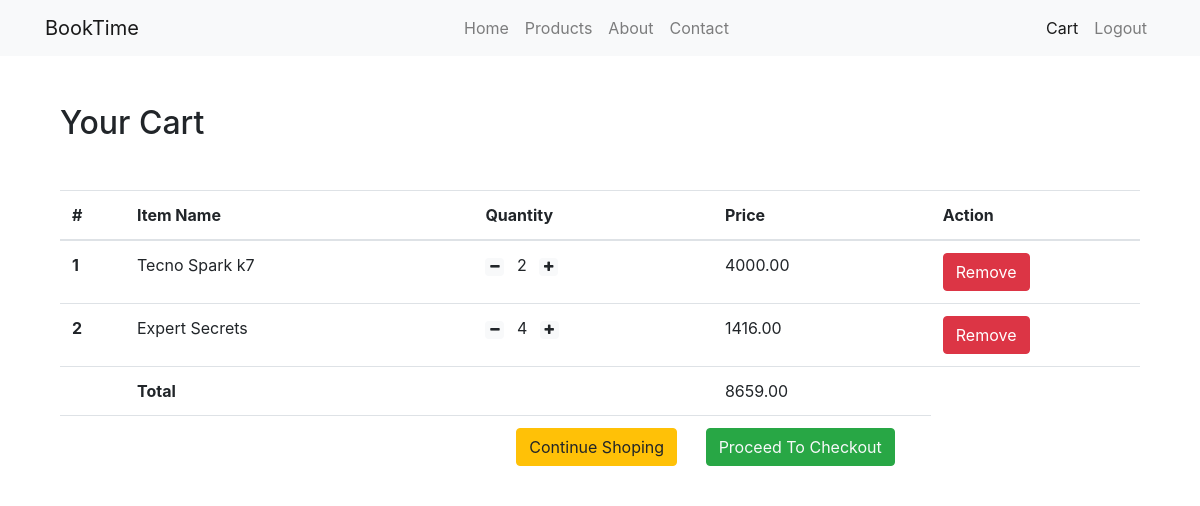
Page /cart/ (signed in) on the earlier database version.
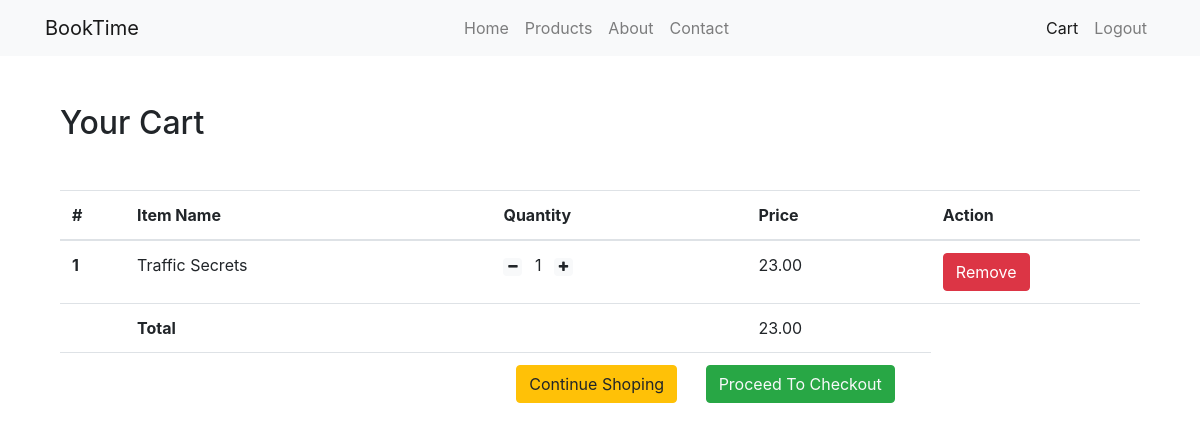
Same page on the later database version.
### cart/models.py (models this page shows, shortened)
class Cart(models.Model):
    user = models.ForeignKey(get_user_model(), on_delete=models.CASCADE)
    ordered = models.BooleanField(default=False)
    item = models.ForeignKey(Product, on_delete=models.CASCADE)
    quantity = models.IntegerField(default=1)
    created = models.DateTimeField(auto_now_add=True)
    def get_total_item_price(self):
        return self.item.price * self.quantity

class Order(models.Model):
    user = models.ForeignKey(get_user_model(), on_delete=models.CASCADE)
    order_items  = models.ManyToManyField(Cart)
    ordered = models.BooleanField(default=False)
    start_date = models.DateTimeField(auto_now_add=True)
    ordered_date = models.DateTimeField(blank=True, null=True)
    shipping_address = models.ForeignKey(
        Address, related_name='shipping_address', on_delete=models.SET_NULL, blank=True, null=True)
    billing_address = models.ForeignKey(
        Address, related_name='billing_address', on_delete=models.SET_NULL, blank=True, null=True)
    being_delivered = models.BooleanField(default=False)
    received = models.BooleanField(default=False)
    def get_totals(self):
        total = 0
        for order_item in self.order_items.all():
            total += order_item.get_total_item_price()
        return total

### products/models.py (models this page shows, shortened)
class Product(models.Model):
    name = models.CharField(max_length=50)
    slug = models.SlugField()
    description = models.TextField(blank=True)
    price = models.DecimalField(max_digits=6, decimal_places=2)
    in_stock = models.BooleanField(default=True)
    updated = models.DateTimeField(auto_now=True)
    active = models.BooleanField(default=True)
    objects = ProductManager()

### cart/views.py (the view)
def cart_view(request):
  user = request.user
  carts = Cart.objects.filter(user=user)
  orders = Order.objects.filter(user=user, ordered=False)
  if carts.exists():
    order = orders[0]
    return render(request, 'cart/order_summary.html', {"carts": carts, 'order': order})
  else:
    messages.warning(request, "You do not have an active order")
    return redirect("products:product-list")

### cart/templates/cart/order_summary.html
{% extends 'main/base.html' %}
{% load static %}
{% block content %}
<div class="container my-5">
    <div class="my-5">
        <h2>Your Cart</h2>
    </div>
    <table class="table table-hover">
        <thead>
            <tr>
                <th scope="col">#</th>
                <th scope="col">Item Name</th>
                <th scope="col">Quantity</th>
                <th scope="col">Price</th>
                <th scope="col">Action</th>
            </tr>
        </thead>
        <tbody>
            {% for cart in carts %}
            <tr>
                <th scope="row">{{ forloop.counter }}</th>
                <td>{{ cart.item.name }}</td>
                <td>
                    <a class="mr-2" href="{% url 'cart:decrease-cart' cart.item.slug %}">
                      <span class="badge badge-light"><i class="fa fa-minus"></i></span>
                    </a>
                    {{ cart.quantity }}
                    <a class="ml-2" href="{% url 'cart:increase-cart' cart.item.slug %}" >
                      <span class="badge badge-light"><i class="fa fa-plus"></i></span>
                    </a>
                </td>
                <td>{{ cart.get_total_item_price }} </td>
                <td>
                    <a href="{% url 'cart:remove-from-cart' cart.item.slug %}" class="btn btn-danger">Remove</a>
                </td>
            </tr>
            {% endfor %}
            <tr>
                <th scope="row"></th>
                <td colspan="2"><b>Total</b></td>
                <td>{{ order.get_totals }}</td>
                <td></td>
            </tr>
            <tr>
                <th scope="row"></th>
                <td colspan="3" class="text-right ">
                    <a class="btn btn-warning mr-4" href="{% url 'products:product-list' %}">Continue Shoping</a>
                    <a href="" class="btn btn-success mr-4 text-light">Proceed To Checkout</a>
                </td>
            </tr>
        </tbody>
    </table>
</div>
{% endblock content %}

### main/templates/main/base.html (shortened to what this page needs)
{% load static %}
<!DOCTYPE html>
<html lang="en">
<head>
  <link rel="stylesheet" href="{% static 'css/bootstrap.min.css' %}">
  <link rel="stylesheet" href="{% static 'css/font-awesome.min.css' %}">
</head>
<body>
  <nav class="navbar navbar-expand-sm navbar-light bg-light">
    <div class="container">
      <a class="navbar-brand" href="/">BookTime</a>
      <div class="collapse navbar-collapse" id="collapsibleNavId">
        <ul class="navbar-nav ml-auto mt-2 mt-lg-0">
            <li class="nav-item
            ">
                <a class="nav-link" href="/">Home</a>
            </li>
            <li class="nav-item
            ">
                <a class="nav-link" href="{% url 'products:product-list' %}">Products</a>
            </li>
            <li class="nav-item
            ">
                <a class="nav-link" href="{% url 'main:about' %}">About</a>
            </li>
            <li class="nav-item
            ">
                <a class="nav-link" href="{% url 'main:contact' %}">Contact</a>
            </li>
        </ul>
        <ul class="navbar-nav ml-auto">
          {% if request.user.is_authenticated %}
            <li class="nav-item
                {% if request.path == '/cart/' %}
                    active
                {% endif %}
                ">
                <a class="nav-link" href="{% url 'cart:order-summary' %}">Cart</a>
            </li>
            <li class="nav-item
            ">
                <a class="nav-link" href="{% url 'accounts:logout' %}">Logout</a>
            </li>
          {% endif %}
        </ul>
      </div>
    </div>
  </nav>
  <div class="container my-3">
    {% block content %}
    {% endblock content %}
  </div>
</body>
</html>

Differences in the rows shown:
removed Cart: item.name "Tecno Spark k7", quantity "2", get_total_item_price "4000.00"
removed Cart: item.name "Expert Secrets", quantity "4", get_total_item_price "1416.00"
added Cart: item.name "Traffic Secrets", quantity "1", get_total_item_price "23.00"
computed for Order: get_totals "8659.00" → "23.00"
